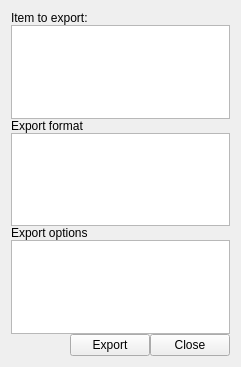
<?xml version="1.0" encoding="UTF-8"?>
<ui version="4.0">
 <class>Form</class>
 <widget class="QWidget" name="Form">
  <property name="geometry">
   <rect>
    <x>0</x>
    <y>0</y>
    <width>241</width>
    <height>367</height>
   </rect>
  </property>
  <property name="windowTitle">
   <string>Export</string>
  </property>
  <layout class="QGridLayout" name="gridLayout">
   <property name="spacing">
    <number>0</number>
   </property>
   <item row="0" column="0" colspan="3">
    <widget class="QLabel" name="label">
     <property name="text">
      <string>Item to export:</string>
     </property>
    </widget>
   </item>
   <item row="1" column="0" colspan="3">
    <widget class="QTreeWidget" name="itemTree">
     <attribute name="headerVisible">
      <bool>false</bool>
     </attribute>
     <column>
      <property name="text">
       <string notr="true">1</string>
      </property>
     </column>
    </widget>
   </item>
   <item row="2" column="0" colspan="3">
    <widget class="QLabel" name="label_2">
     <property name="text">
      <string>Export format</string>
     </property>
    </widget>
   </item>
   <item row="3" column="0" colspan="3">
    <widget class="QListWidget" name="formatList"/>
   </item>
   <item row="6" column="1">
    <widget class="QPushButton" name="exportBtn">
     <property name="text">
      <string>Export</string>
     </property>
    </widget>
   </item>
   <item row="6" column="2">
    <widget class="QPushButton" name="closeBtn">
     <property name="text">
      <string>Close</string>
     </property>
    </widget>
   </item>
   <item row="5" column="0" colspan="3">
    <widget class="ParameterTree" name="paramTree">
     <attribute name="headerVisible">
      <bool>false</bool>
     </attribute>
     <column>
      <property name="text">
       <string notr="true">1</string>
      </property>
     </column>
    </widget>
   </item>
   <item row="4" column="0" colspan="3">
    <widget class="QLabel" name="label_3">
     <property name="text">
      <string>Export options</string>
     </property>
    </widget>
   </item>
  </layout>
 </widget>
 <customwidgets>
  <customwidget>
   <class>ParameterTree</class>
   <extends>QTreeWidget</extends>
   <header>pyqtgraph.parametertree</header>
  </customwidget>
 </customwidgets>
 <resources/>
 <connections/>
</ui>
